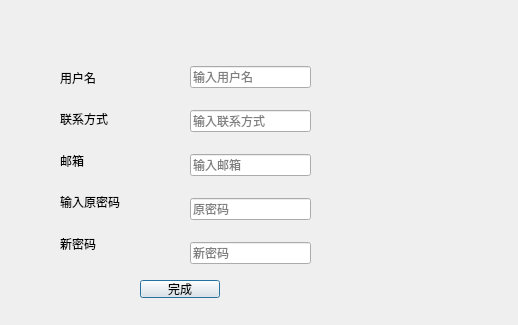
<?xml version="1.0" encoding="UTF-8"?>
<ui version="4.0">
 <class>EditDialog</class>
 <widget class="QDialog" name="EditDialog">
  <property name="geometry">
   <rect>
    <x>0</x>
    <y>0</y>
    <width>518</width>
    <height>325</height>
   </rect>
  </property>
  <property name="windowTitle">
   <string>Dialog</string>
  </property>
  <widget class="QPushButton" name="confirm">
   <property name="geometry">
    <rect>
     <x>140</x>
     <y>280</y>
     <width>80</width>
     <height>18</height>
    </rect>
   </property>
   <property name="text">
    <string>完成</string>
   </property>
  </widget>
  <widget class="QWidget" name="">
   <property name="geometry">
    <rect>
     <x>60</x>
     <y>60</y>
     <width>81</width>
     <height>201</height>
    </rect>
   </property>
   <layout class="QVBoxLayout" name="verticalLayout">
    <item>
     <widget class="QLabel" name="label_3">
      <property name="text">
       <string>用户名</string>
      </property>
     </widget>
    </item>
    <item>
     <widget class="QLabel" name="label">
      <property name="text">
       <string>联系方式</string>
      </property>
     </widget>
    </item>
    <item>
     <widget class="QLabel" name="label_2">
      <property name="text">
       <string>邮箱</string>
      </property>
     </widget>
    </item>
    <item>
     <widget class="QLabel" name="label_4">
      <property name="text">
       <string>输入原密码</string>
      </property>
     </widget>
    </item>
    <item>
     <widget class="QLabel" name="label_5">
      <property name="text">
       <string>新密码</string>
      </property>
     </widget>
    </item>
   </layout>
  </widget>
  <widget class="QWidget" name="">
   <property name="geometry">
    <rect>
     <x>190</x>
     <y>50</y>
     <width>121</width>
     <height>231</height>
    </rect>
   </property>
   <layout class="QVBoxLayout" name="verticalLayout_2">
    <item>
     <widget class="QLineEdit" name="lineEdit_3">
      <property name="placeholderText">
       <string>输入用户名</string>
      </property>
     </widget>
    </item>
    <item>
     <widget class="QLineEdit" name="lineEdit">
      <property name="placeholderText">
       <string>输入联系方式</string>
      </property>
     </widget>
    </item>
    <item>
     <widget class="QLineEdit" name="lineEdit_2">
      <property name="placeholderText">
       <string>输入邮箱</string>
      </property>
     </widget>
    </item>
    <item>
     <widget class="QLineEdit" name="lineEdit_4">
      <property name="placeholderText">
       <string>原密码</string>
      </property>
     </widget>
    </item>
    <item>
     <widget class="QLineEdit" name="lineEdit_5">
      <property name="placeholderText">
       <string>新密码</string>
      </property>
     </widget>
    </item>
   </layout>
  </widget>
 </widget>
 <resources/>
 <connections/>
</ui>
